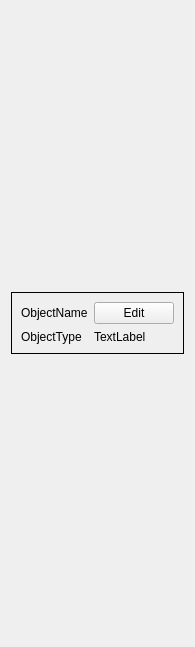
<?xml version="1.0" encoding="UTF-8"?>
<ui version="4.0">
 <class>Form</class>
 <widget class="QWidget" name="Form">
  <property name="geometry">
   <rect>
    <x>0</x>
    <y>0</y>
    <width>195</width>
    <height>647</height>
   </rect>
  </property>
  <property name="minimumSize">
   <size>
    <width>195</width>
    <height>77</height>
   </size>
  </property>
  <property name="windowTitle">
   <string>Form</string>
  </property>
  <layout class="QVBoxLayout" name="verticalLayout">
   <item>
    <widget class="QFrame" name="frame">
     <property name="sizePolicy">
      <sizepolicy hsizetype="Minimum" vsizetype="Maximum">
       <horstretch>0</horstretch>
       <verstretch>0</verstretch>
      </sizepolicy>
     </property>
     <property name="frameShape">
      <enum>QFrame::Box</enum>
     </property>
     <property name="frameShadow">
      <enum>QFrame::Plain</enum>
     </property>
     <property name="lineWidth">
      <number>1</number>
     </property>
     <layout class="QGridLayout" name="gridLayout">
      <property name="leftMargin">
       <number>0</number>
      </property>
      <item row="1" column="0">
       <layout class="QHBoxLayout" name="horizontalLayout" stretch="5,11">
        <item>
         <widget class="QWidget" name="color_view" native="true">
          <property name="enabled">
           <bool>true</bool>
          </property>
          <property name="autoFillBackground">
           <bool>true</bool>
          </property>
         </widget>
        </item>
        <item>
         <layout class="QGridLayout" name="gridLayout_2" columnstretch="1,0">
          <item row="0" column="1">
           <widget class="QPushButton" name="button_edit">
            <property name="text">
             <string>Edit</string>
            </property>
            <property name="flat">
             <bool>false</bool>
            </property>
           </widget>
          </item>
          <item row="0" column="0">
           <widget class="QLabel" name="label_name">
            <property name="text">
             <string>ObjectName</string>
            </property>
           </widget>
          </item>
          <item row="1" column="0">
           <widget class="QLabel" name="label_type">
            <property name="text">
             <string>ObjectType</string>
            </property>
           </widget>
          </item>
          <item row="1" column="1">
           <widget class="QLabel" name="label_color">
            <property name="text">
             <string>TextLabel</string>
            </property>
           </widget>
          </item>
         </layout>
        </item>
       </layout>
      </item>
     </layout>
    </widget>
   </item>
  </layout>
 </widget>
 <resources/>
 <connections/>
</ui>
